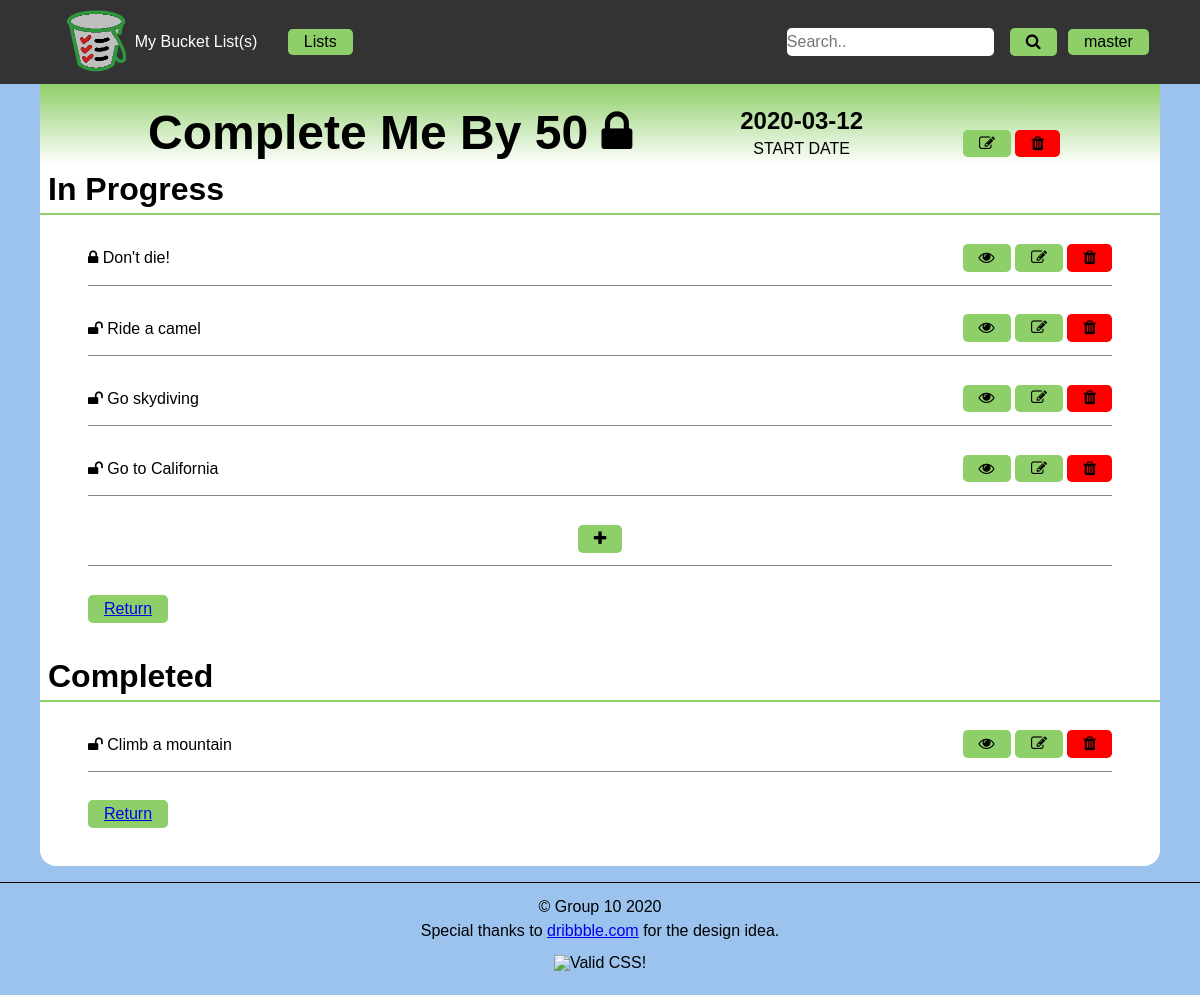
The page /view_list.php?list=1 (signed in) on the database its author committed.
### tables this page shows
CREATE TABLE IF NOT EXISTS `g10_lists` (
  `id` int(11) NOT NULL AUTO_INCREMENT,
  `fk_userid` int(11) NOT NULL,
  `listname` varchar(50) NOT NULL,
  `start` date NOT NULL,
  `end` date DEFAULT NULL,
  `private` tinyint(1) NOT NULL DEFAULT '1',
  PRIMARY KEY (`id`),
  KEY `g10_userid_2_fkuserid` (`fk_userid`)
);

CREATE TABLE IF NOT EXISTS `g10_listitems` (
  `id` int(11) NOT NULL AUTO_INCREMENT,
  `fk_listid` int(11) NOT NULL,
  `name` varchar(50) NOT NULL,
  `description` varchar(280) DEFAULT NULL,
  `picpath` varchar(255) DEFAULT NULL,
  `completion` date DEFAULT NULL,
  `private` tinyint(1) NOT NULL DEFAULT '1',
  PRIMARY KEY (`id`),
  KEY `g10_listid_2_fklistid` (`fk_listid`)
);

### view_list.php (the view, shortened to what this page needs)
<?php
    $listid = $_GET['list'];
    $pdo = connectDB();
    $query = "SELECT * FROM `g10_lists` WHERE id = ?";
    $stmt = $pdo->prepare($query);
    $stmt->execute([$listid]);
    $list = $stmt->fetch();
    $query =  "SELECT id, name, completion, private FROM `g10_listitems` WHERE fk_listid = ?";
    $stmt = $pdo->prepare($query);
    $stmt->execute([$listid]);
    $listitems = $stmt->fetchAll();
?>
<!DOCTYPE html>
<html lang="en">
    <head>
        <?php
            include "includes/meta.php";
        ?>
    </head>
    <body>
        <header>
            <?php include 'includes/nav.php' ?>
        </header>
        <main>
            <header>
                <h1>
                    <?= $list['listname'] ?>
                    <?php if($list['private'] == 1):?>
                        <span><i class="fa fa-lock"></i></span>
                    <?php else: ?>
                        <span><i class="fa fa-unlock"></i></span>
                    <?php endif ?>
                </h1>
                <div>
                    <span><?= $list['start'] ?></span>
                    <p>START DATE</p>
                </div>
                <?php if($list['fk_userid'] == $_SESSION['id']):?>
                    <div>
                        <button type="button"><i class="fa fa-edit"></i></button>
                        <button type="button" class="delete" id = "removeList"><i class="fa fa-trash"></i></button>
                    </div>
                <?php endif ?>
            </header>
            <h2>In Progress</h2>
            <ul>
                <?php foreach($listitems as $row): ?>
                    <?php if(($row['private'] == 1 && $list['fk_userid'] != $_SESSION['id'])||$row['completion'] != null)
                            continue;
                    ?>
                    <li>
                        <?php if ($row['private'] == 1):?>
                                <span><i class="fa fa-lock"></i> <?= $row['name']?></span>
                        <?php else: ?>
                            <span><i class="fa fa-unlock"></i> <?= $row['name']?></span>
                        <?php endif ?>
                        <div>
                            <button class="viewbutton" value="<?= $row['id']?>"><i class="fa fa-eye"></i></button>
                            <?php if($list['fk_userid'] == $_SESSION['id']):?>
                                <button type="button" name="edititem" value="<?= $row['id']?>" class="editbutton"><i class="fa fa-edit"></i></button>
                                <button type="button" name="deleteitem" value="<?= $row['id']?>" class="delete removebutton"><i class="fa fa-trash"></i></button>
                            <?php endif ?>
                        </div>
                    </li>
                <?php endforeach ?>
                <?php if($list['fk_userid'] == $_SESSION['id']):?>
                    <li><button id = "additem"><i class="fa fa-plus"></i></button></li>
                <?php endif ?>
                <li>
                    <button type="button" name="Return" ><a href="display_list.php">Return</a></button>
                </li>
            </ul>
            <h2>Completed</h2>
            <ul>
                <?php foreach($listitems as $row): ?>
                    <?php if(($row['private'] == 1 && $list['fk_userid'] != $_SESSION['id']) || $row['completion'] == null)
                            continue;
                    ?>
                    <li>
                        <?php if ($row['private'] == 1):?>
                                <span><i class="fa fa-lock"></i> <?= $row['name']?></span>
                        <?php else: ?>
                            <span><i class="fa fa-unlock"></i> <?= $row['name']?></span>
                        <?php endif ?>
                        <div>
                            <button class="viewbutton" value="<?= $row['id']?>"><i class="fa fa-eye"></i></button>
                            <?php if($list['fk_userid'] == $_SESSION['id']):?>
                                <button type="button" name="edititem" value="<?= $row['id']?>" class="editbutton"><i class="fa fa-edit"></i></button>
                                <button type="button" name="deleteitem" value="<?= $row['id']?>" class="delete removebutton"><i class="fa fa-trash"></i></button>
                            <?php endif ?>
                        </div>
                    </li>
                <?php endforeach ?>
                <li>
                    <button type="button" name="Return" ><a href="display_list.php">Return</a></button>
                </li>
            </ul>
        </main>
        <?php include 'includes/footer.php' ?>
    </body>
</html>

### css/default.css (style rules this page uses)
:root { --link-color: #8fcf69; --linkhover-color: #818181; --text-color: #000; }
body { background-color: #9bc3ed; color: var(--text-color); font-family: Verdana, Helvetica, sans-serif; font-size: 16px; margin: auto; }
main { background-color: #FFF; border-bottom-right-radius: 1rem; border-bottom-left-radius: 1rem; max-width: 70rem; font-size: 1em; padding: 0 0 0.6em 0; margin: auto; }
header { text-align: center; background: linear-gradient(var(--link-color), transparent); }
main header { align-items: flex-end; display: flex; flex-direction: row; justify-content: space-evenly; padding: 1em 0 0 0; }
p,h1,h2,h3,h4,h5 { padding: 0.5rem; }
h1 { font-size: 3em; font-weight: bold; }
h2 { font-size: 2em; font-weight: bold; border-bottom: 2px solid var(--link-color); }
button, nav a, .dropdown, #login a { padding: 0.3rem 1rem; color: var(--text-color); margin: 0.5rem auto; background-color: var(--link-color); font-size: 1rem; border: none; cursor: pointer; border-radius: 0.3rem; }
main header div:nth-child(-n+3) span { font-size: 1.5em; font-weight: bold; }
main header~ul li, .lists>ul li { align-content: center; border-bottom: 0.1em solid #818181; display: flex; margin: 1em 3em; padding: 0.3em 0; }
main header~ul li span { align-self: center; }
main header~ul li div { margin-left: auto; }
main header~ul li:last-of-type, .lists>ul li:last-of-type { border: none; display:block; justify-self: flex-start; }
.delete { background-color: red; }

### rows shown on the page
g10_lists: listname "Complete Me By 50", start "2020-03-12"
g10_listitems: name "Don't die!", $row['id'] 1 (drawn)
g10_listitems: name "Ride a camel", $row['id'] 2 (drawn)
g10_listitems: name "Go skydiving", $row['id'] 27 (drawn)
g10_listitems: name "Go to California", $row['id'] 28 (drawn)
g10_listitems: name "Climb a mountain", $row['id'] 29 (drawn)

### other values the page prints
$_SESSION['user'] "master"
